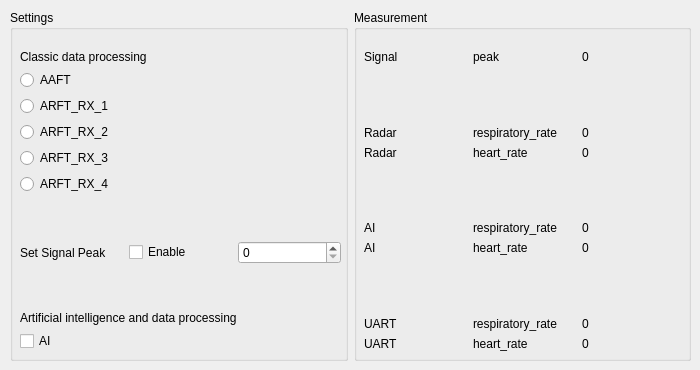
       <widget class="QWidget" name="processing">
        <attribute name="title">
         <string>Processing</string>
        </attribute>
        <widget class="QWidget" name="horizontalLayoutWidget_3">
         <property name="geometry">
          <rect>
           <x>10</x>
           <y>10</y>
           <width>681</width>
           <height>351</height>
          </rect>
         </property>
         <layout class="QHBoxLayout" name="horizontalLayout_25">
          <item>
           <widget class="QGroupBox" name="groupBox_5">
            <property name="title">
             <string>Settings</string>
            </property>
            <widget class="QWidget" name="verticalLayoutWidget_10">
             <property name="geometry">
              <rect>
               <x>10</x>
               <y>40</y>
               <width>321</width>
               <height>301</height>
              </rect>
             </property>
             <layout class="QVBoxLayout" name="verticalLayout_11">
              <item>
               <layout class="QHBoxLayout" name="horizontalLayout_49">
                <item>
                 <widget class="QLabel" name="lb_data_processing_0">
                  <property name="text">
                   <string>Classic data processing</string>
                  </property>
                 </widget>
                </item>
               </layout>
              </item>
              <item>
               <layout class="QHBoxLayout" name="horizontalLayout_11">
                <item>
                 <widget class="QRadioButton" name="rb_processing_aaft_1">
                  <property name="text">
                   <string>AAFT</string>
                  </property>
                 </widget>
                </item>
               </layout>
              </item>
              <item>
               <layout class="QHBoxLayout" name="horizontalLayout_14">
                <item>
                 <widget class="QRadioButton" name="rb_processing_arft_rx_1">
                  <property name="text">
                   <string>ARFT_RX_1</string>
                  </property>
                 </widget>
                </item>
               </layout>
              </item>
              <item>
               <layout class="QHBoxLayout" name="horizontalLayout_33">
                <item>
                 <widget class="QRadioButton" name="rb_processing_arft_rx_2">
                  <property name="text">
                   <string>ARFT_RX_2</string>
                  </property>
                 </widget>
                </item>
               </layout>
              </item>
              <item>
               <layout class="QHBoxLayout" name="horizontalLayout_34">
                <item>
                 <widget class="QRadioButton" name="rb_processing_arft_rx_3">
                  <property name="text">
                   <string>ARFT_RX_3</string>
                  </property>
                 </widget>
                </item>
               </layout>
              </item>
              <item>
               <layout class="QHBoxLayout" name="horizontalLayout_35">
                <item>
                 <widget class="QRadioButton" name="rb_processing_arft_rx_4">
                  <property name="text">
                   <string>ARFT_RX_4</string>
                  </property>
                 </widget>
                </item>
               </layout>
              </item>
              <item>
               <spacer name="verticalSpacer_30">
                <property name="orientation">
                 <enum>Qt::Vertical</enum>
                </property>
                <property name="sizeHint" stdset="0">
                 <size>
                  <width>20</width>
                  <height>40</height>
                 </size>
                </property>
               </spacer>
              </item>
              <item>
               <layout class="QHBoxLayout" name="horizontalLayout_60">
                <item>
                 <widget class="QLabel" name="lb_signal_peak_set_1">
                  <property name="text">
                   <string>Set Signal Peak</string>
                  </property>
                 </widget>
                </item>
                <item>
                 <widget class="QCheckBox" name="cb_signal_peak_set_1">
                  <property name="text">
                   <string>Enable</string>
                  </property>
                 </widget>
                </item>
                <item>
                 <widget class="QSpinBox" name="sb_signal_peak_set_1"/>
                </item>
               </layout>
              </item>
              <item>
               <spacer name="verticalSpacer_20">
                <property name="orientation">
                 <enum>Qt::Vertical</enum>
                </property>
                <property name="sizeHint" stdset="0">
                 <size>
                  <width>20</width>
                  <height>40</height>
                 </size>
                </property>
               </spacer>
              </item>
              <item>
               <layout class="QHBoxLayout" name="horizontalLayout_52">
                <item>
                 <widget class="QLabel" name="lb_radar_6">
                  <property name="text">
                   <string>Artificial intelligence and data processing</string>
                  </property>
                 </widget>
                </item>
               </layout>
              </item>
              <item>
               <layout class="QHBoxLayout" name="horizontalLayout_55">
                <item>
                 <widget class="QCheckBox" name="cb_processing_ai_1">
                  <property name="text">
                   <string>AI</string>
                  </property>
                 </widget>
                </item>
               </layout>
              </item>
             </layout>
            </widget>
           </widget>
          </item>
          <item>
           <widget class="QGroupBox" name="groupBox_7">
            <property name="title">
             <string>Measurement</string>
            </property>
            <widget class="QWidget" name="verticalLayoutWidget_12">
             <property name="geometry">
              <rect>
               <x>10</x>
               <y>40</y>
               <width>321</width>
               <height>301</height>
              </rect>
             </property>
             <layout class="QVBoxLayout" name="verticalLayout_12">
              <item>
               <layout class="QHBoxLayout" name="horizontalLayout_10">
                <item>
                 <widget class="QLabel" name="lb_signal_peak_0">
                  <property name="text">
                   <string>Signal</string>
                  </property>
                 </widget>
                </item>
                <item>
                 <widget class="QLabel" name="lb_signal_peak_1">
                  <property name="text">
                   <string>peak</string>
                  </property>
                 </widget>
                </item>
                <item>
                 <widget class="QLabel" name="lb_signal_peak_2">
                  <property name="text">
                   <string>0</string>
                  </property>
                 </widget>
                </item>
               </layout>
              </item>
              <item>
               <spacer name="verticalSpacer_27">
                <property name="orientation">
                 <enum>Qt::Vertical</enum>
                </property>
                <property name="sizeHint" stdset="0">
                 <size>
                  <width>20</width>
                  <height>40</height>
                 </size>
                </property>
               </spacer>
              </item>
              <item>
               <layout class="QHBoxLayout" name="horizontalLayout_4">
                <item>
                 <widget class="QLabel" name="lb_radar_rr_0">
                  <property name="text">
                   <string>Radar</string>
                  </property>
                 </widget>
                </item>
                <item>
                 <widget class="QLabel" name="lb_radar_rr_1">
                  <property name="text">
                   <string>respiratory_rate</string>
                  </property>
                 </widget>
                </item>
                <item>
                 <widget class="QLabel" name="lb_radar_rr_2">
                  <property name="text">
                   <string>0</string>
                  </property>
                 </widget>
                </item>
               </layout>
              </item>
              <item>
               <layout class="QHBoxLayout" name="horizontalLayout_5">
                <item>
                 <widget class="QLabel" name="lb_radar_hr_0">
                  <property name="text">
                   <string>Radar</string>
                  </property>
                 </widget>
                </item>
                <item>
                 <widget class="QLabel" name="lb_radar_hr_1">
                  <property name="text">
                   <string>heart_rate</string>
                  </property>
                 </widget>
                </item>
                <item>
                 <widget class="QLabel" name="lb_radar_hr_2">
                  <property name="text">
                   <string>0</string>
                  </property>
                 </widget>
                </item>
               </layout>
              </item>
              <item>
               <spacer name="verticalSpacer_26">
                <property name="orientation">
                 <enum>Qt::Vertical</enum>
                </property>
                <property name="sizeHint" stdset="0">
                 <size>
                  <width>20</width>
                  <height>40</height>
                 </size>
                </property>
               </spacer>
              </item>
              <item>
               <layout class="QHBoxLayout" name="horizontalLayout_37">
                <item>
                 <widget class="QLabel" name="lb_ai_rr_0">
                  <property name="lineWidth">
                   <number>1</number>
                  </property>
                  <property name="text">
                   <string>AI</string>
                  </property>
                 </widget>
                </item>
                <item>
                 <widget class="QLabel" name="lb_ai_rr_1">
                  <property name="text">
                   <string>respiratory_rate</string>
                  </property>
                 </widget>
                </item>
                <item>
                 <widget class="QLabel" name="lb_ai_rr_2">
                  <property name="text">
                   <string>0</string>
                  </property>
                 </widget>
                </item>
               </layout>
              </item>
              <item>
               <layout class="QHBoxLayout" name="horizontalLayout_36">
                <item>
                 <widget class="QLabel" name="lb_ai_hr_0">
                  <property name="text">
                   <string>AI</string>
                  </property>
                 </widget>
                </item>
                <item>
                 <widget class="QLabel" name="lb_ai_hr_1">
                  <property name="text">
                   <string>heart_rate</string>
                  </property>
                 </widget>
                </item>
                <item>
                 <widget class="QLabel" name="lb_ai_hr_2">
                  <property name="text">
                   <string>0</string>
                  </property>
                 </widget>
                </item>
               </layout>
              </item>
              <item>
               <spacer name="verticalSpacer_21">
                <property name="orientation">
                 <enum>Qt::Vertical</enum>
                </property>
                <property name="sizeHint" stdset="0">
                 <size>
                  <width>20</width>
                  <height>40</height>
                 </size>
                </property>
               </spacer>
              </item>
              <item>
               <layout class="QHBoxLayout" name="horizontalLayout_38">
                <item>
                 <widget class="QLabel" name="lb_uart_rr_0">
                  <property name="text">
                   <string>UART</string>
                  </property>
                 </widget>
                </item>
                <item>
                 <widget class="QLabel" name="lb_uart_rr_1">
                  <property name="text">
                   <string>respiratory_rate</string>
                  </property>
                 </widget>
                </item>
                <item>
                 <widget class="QLabel" name="lb_uart_rr_2">
                  <property name="text">
                   <string>0</string>
                  </property>
                 </widget>
                </item>
               </layout>
              </item>
              <item>
               <layout class="QHBoxLayout" name="horizontalLayout_7">
                <item>
                 <widget class="QLabel" name="lb_uart_hr_0">
                  <property name="text">
                   <string>UART</string>
                  </property>
                 </widget>
                </item>
                <item>
                 <widget class="QLabel" name="lb_uart_hr_1">
                  <property name="text">
                   <string>heart_rate</string>
                  </property>
                 </widget>
                </item>
                <item>
                 <widget class="QLabel" name="lb_uart_hr_2">
                  <property name="text">
                   <string>0</string>
                  </property>
                 </widget>
                </item>
               </layout>
              </item>
             </layout>
            </widget>
           </widget>
          </item>
         </layout>
        </widget>
       </widget>
